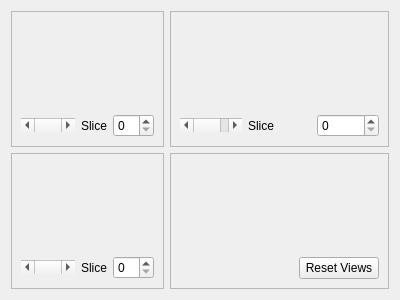
<?xml version="1.0" encoding="UTF-8"?>
<ui version="4.0">
 <class>FourPanelForm</class>
 <widget class="QWidget" name="FourPanelForm">
  <property name="geometry">
   <rect>
    <x>0</x>
    <y>0</y>
    <width>400</width>
    <height>300</height>
   </rect>
  </property>
  <property name="windowTitle">
   <string>Form</string>
  </property>
  <layout class="QVBoxLayout" name="verticalLayout_8">
   <item>
    <layout class="QGridLayout" name="gridLayout">
     <item row="0" column="0">
      <widget class="QFrame" name="frameView1">
       <property name="frameShape">
        <enum>QFrame::StyledPanel</enum>
       </property>
       <property name="frameShadow">
        <enum>QFrame::Raised</enum>
       </property>
       <layout class="QHBoxLayout" name="horizontalLayout_2">
        <item>
         <layout class="QVBoxLayout" name="verticalLayout">
          <item>
           <widget class="QVTKWidget" name="qvtkWindow1" native="true"/>
          </item>
          <item>
           <layout class="QHBoxLayout" name="horizontalLayout">
            <item>
             <widget class="QScrollBar" name="scroll_view1">
              <property name="orientation">
               <enum>Qt::Horizontal</enum>
              </property>
             </widget>
            </item>
            <item>
             <widget class="QLabel" name="labelView1">
              <property name="text">
               <string>Slice</string>
              </property>
             </widget>
            </item>
            <item>
             <widget class="QSpinBox" name="spinBoxView1"/>
            </item>
           </layout>
          </item>
         </layout>
        </item>
       </layout>
       <zorder></zorder>
       <zorder>qvtkWindow1</zorder>
       <zorder></zorder>
      </widget>
     </item>
     <item row="0" column="1">
      <widget class="QFrame" name="frameView2">
       <property name="frameShape">
        <enum>QFrame::StyledPanel</enum>
       </property>
       <property name="frameShadow">
        <enum>QFrame::Raised</enum>
       </property>
       <layout class="QVBoxLayout" name="verticalLayout_5">
        <item>
         <layout class="QVBoxLayout" name="verticalLayout_2">
          <item>
           <widget class="QVTKWidget" name="qvtkWindow2" native="true">
            <property name="layoutDirection">
             <enum>Qt::LeftToRight</enum>
            </property>
           </widget>
          </item>
          <item>
           <layout class="QHBoxLayout" name="horizontalLayout_3">
            <item>
             <widget class="QScrollBar" name="scroll_view2">
              <property name="orientation">
               <enum>Qt::Horizontal</enum>
              </property>
             </widget>
            </item>
            <item>
             <widget class="QLabel" name="labelView2">
              <property name="text">
               <string>Slice</string>
              </property>
             </widget>
            </item>
            <item>
             <widget class="QSpinBox" name="spinBoxView2"/>
            </item>
           </layout>
          </item>
         </layout>
        </item>
       </layout>
      </widget>
     </item>
     <item row="1" column="0">
      <widget class="QFrame" name="frameView3">
       <property name="frameShape">
        <enum>QFrame::StyledPanel</enum>
       </property>
       <property name="frameShadow">
        <enum>QFrame::Raised</enum>
       </property>
       <layout class="QVBoxLayout" name="verticalLayout_6">
        <item>
         <layout class="QVBoxLayout" name="verticalLayout_3">
          <item>
           <widget class="QVTKWidget" name="qvtkWindow3" native="true"/>
          </item>
          <item>
           <layout class="QHBoxLayout" name="horizontalLayout_4">
            <item>
             <widget class="QScrollBar" name="scroll_view3">
              <property name="orientation">
               <enum>Qt::Horizontal</enum>
              </property>
             </widget>
            </item>
            <item>
             <widget class="QLabel" name="labelView3">
              <property name="text">
               <string>Slice</string>
              </property>
             </widget>
            </item>
            <item>
             <widget class="QSpinBox" name="spinBoxView3"/>
            </item>
           </layout>
          </item>
         </layout>
        </item>
       </layout>
      </widget>
     </item>
     <item row="1" column="1">
      <widget class="QFrame" name="frameView4">
       <property name="frameShape">
        <enum>QFrame::StyledPanel</enum>
       </property>
       <property name="frameShadow">
        <enum>QFrame::Raised</enum>
       </property>
       <layout class="QVBoxLayout" name="verticalLayout_7">
        <item>
         <layout class="QVBoxLayout" name="verticalLayout_4">
          <item>
           <widget class="QVTKWidget" name="qvtkWindow4" native="true"/>
          </item>
          <item>
           <layout class="QHBoxLayout" name="horizontalLayout_5">
            <item>
             <spacer name="horizontalSpacer_2">
              <property name="orientation">
               <enum>Qt::Horizontal</enum>
              </property>
              <property name="sizeHint" stdset="0">
               <size>
                <width>17</width>
                <height>17</height>
               </size>
              </property>
             </spacer>
            </item>
            <item>
             <widget class="QPushButton" name="pb_resetViews_2">
              <property name="text">
               <string>Reset Views</string>
              </property>
             </widget>
            </item>
           </layout>
          </item>
         </layout>
        </item>
       </layout>
      </widget>
     </item>
    </layout>
   </item>
  </layout>
 </widget>
 <customwidgets>
  <customwidget>
   <class>QVTKWidget</class>
   <extends>QWidget</extends>
   <header>QVTKWidget.h</header>
  </customwidget>
 </customwidgets>
 <resources/>
 <connections/>
</ui>
